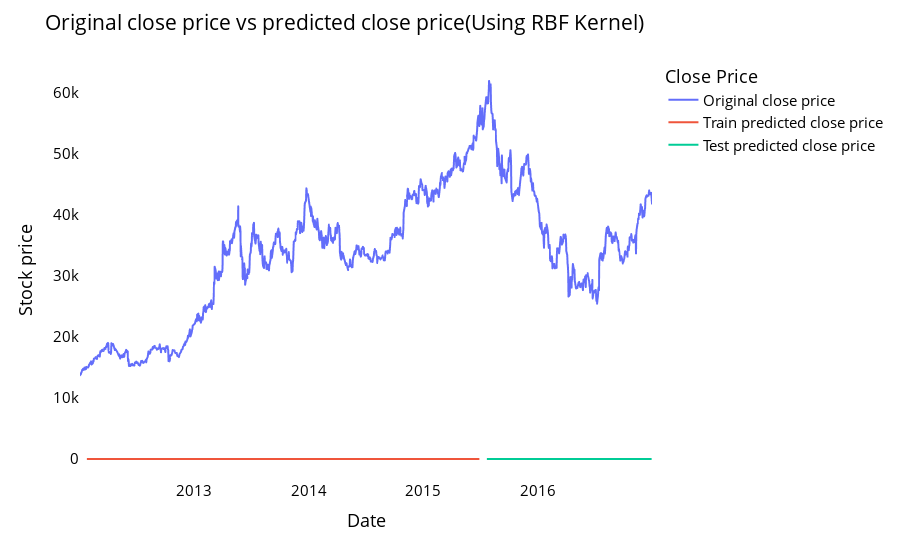

Write notebook code for a chart like this one.
### Code cell
#Comparision between original stock close price vs predicted close price
#1.RBF
# shift train predictions for plotting
look_back=time_step
trainPredictPlot = np.empty_like(closedf)
trainPredictPlot[:, :] = np.nan
trainPredictPlot[look_back:len(train_predict)+look_back, :] = train_predict
print("Train predicted data: ", trainPredictPlot.shape)

# shift test predictions for plotting
testPredictPlot = np.empty_like(closedf)
testPredictPlot[:, :] = np.nan
testPredictPlot[len(train_predict)+(look_back*2)+1:len(closedf)-1, :] = test_predict
print("Test predicted data: ", testPredictPlot.shape)

names = cycle(['Original close price','Train predicted close price','Test predicted close price'])

plotdf = pd.DataFrame({'Date': close_stock['Date'],
                       'original_close': close_stock['Close'],
                      'train_predicted_close': trainPredictPlot.reshape(1,-1)[0].tolist(),
                      'test_predicted_close': testPredictPlot.reshape(1,-1)[0].tolist()})

fig = px.line(plotdf,x=plotdf['Date'], y=[plotdf['original_close'],plotdf['train_predicted_close'],
                                          plotdf['test_predicted_close']],
              labels={'value':'Stock price','Date': 'Date'})
fig.update_layout(title_text='Original close price vs predicted close price(Using RBF Kernel)',
                  plot_bgcolor='white', font_size=15, font_color='black',legend_title_text='Close Price')
fig.for_each_trace(lambda t:  t.update(name = next(names)))

fig.update_xaxes(showgrid=False)
fig.update_yaxes(showgrid=False)
fig.show()

### Figure 1 — Plotly figure (JSON) as saved in the notebook; plotly's stock layout.template omitted (floating-point values rounded to 4 significant figures; data arrays with more than 128 entries replaced by an {"elided": "..."} marker saying what was removed)
{"data": [{"hovertemplate": "variable=original_close<br>Date=%{x}<br>Stock price=%{y}<extra></extra>", "legendgroup": "original_close", "line": {"color": "#636efa", "dash": "solid"}, "mode": "lines", "name": "Original close price", "showlegend": true, "type": "scattergl", "x": {"elided": "1226 str values"}, "xaxis": "x", "y": {"elided": "1226 int values"}, "yaxis": "y"}, {"hovertemplate": "variable=train_predicted_close<br>Date=%{x}<br>Stock price=%{y}<extra></extra>", "legendgroup": "train_predicted_close", "line": {"color": "#EF553B", "dash": "solid"}, "mode": "lines", "name": "Train predicted close price", "showlegend": true, "type": "scattergl", "x": {"elided": "1226 str values"}, "xaxis": "x", "y": {"elided": "1226 float values"}, "yaxis": "y"}, {"hovertemplate": "variable=test_predicted_close<br>Date=%{x}<br>Stock price=%{y}<extra></extra>", "legendgroup": "test_predicted_close", "line": {"color": "#00cc96", "dash": "solid"}, "mode": "lines", "name": "Test predicted close price", "showlegend": true, "type": "scattergl", "x": {"elided": "1226 str values"}, "xaxis": "x", "y": {"elided": "1226 float values"}, "yaxis": "y"}], "layout": {"font": {"color": "black", "size": 15}, "legend": {"title": {"text": "Close Price"}, "tracegroupgap": 0}, "margin": {"t": 60}, "plot_bgcolor": "white", "title": {"text": "Original close price vs predicted close price(Using RBF Kernel)"}, "xaxis": {"anchor": "y", "domain": [0, 1], "showgrid": false, "title": {"text": "Date"}}, "yaxis": {"anchor": "x", "domain": [0, 1], "showgrid": false, "title": {"text": "Stock price"}}}}
